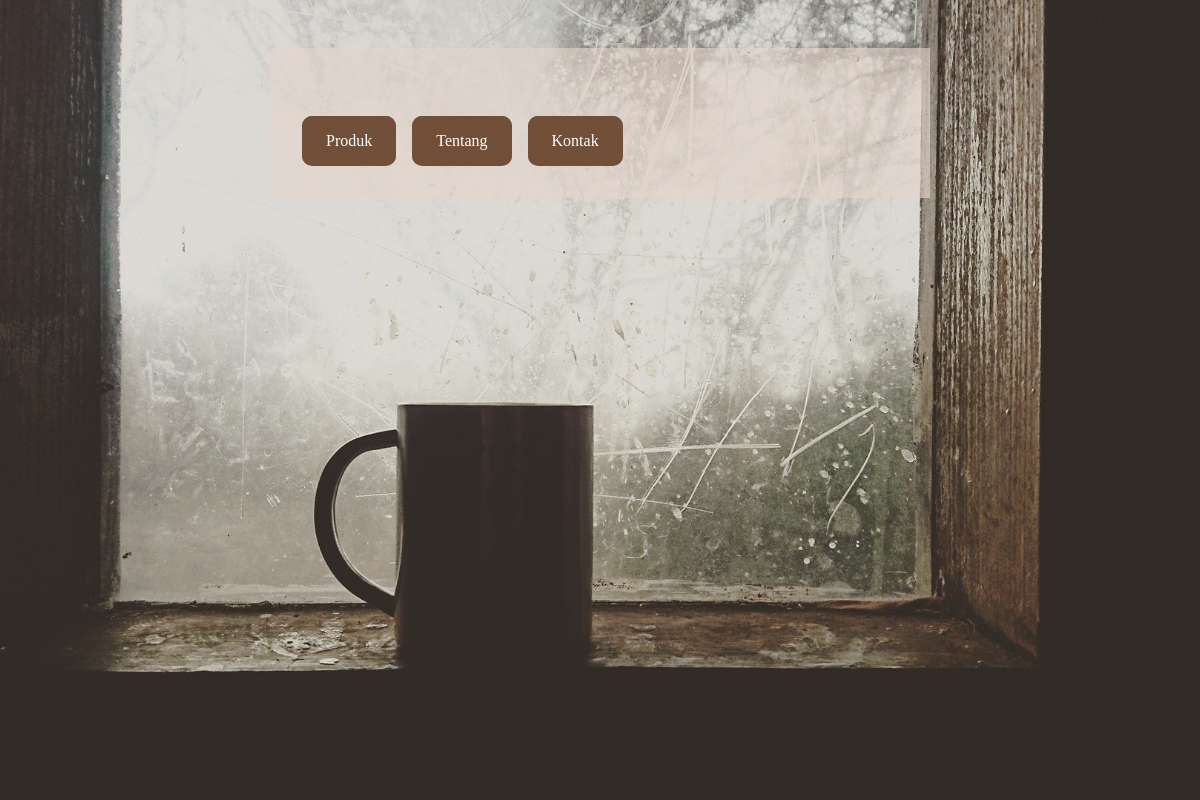
Before: / with the older database file.
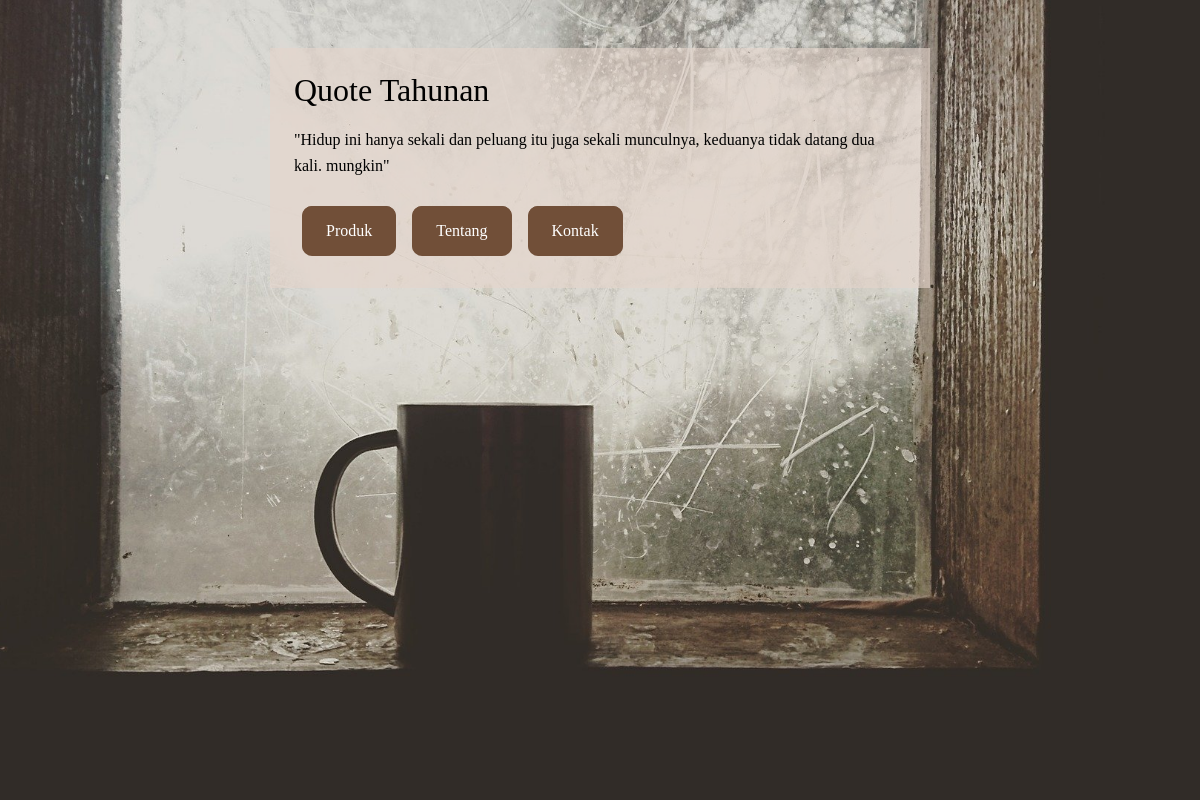
After: the same page with the newer database file.
### tables this page shows
CREATE TABLE `quote` (
  `idquote` int(11) NOT NULL,
  `judul` text NOT NULL,
  `deskripsi` text NOT NULL
);

### index.php (the view, shortened to what this page needs)
<!DOCTYPE html>
<html lang="en">
<head>
  <link rel="stylesheet" href="dist/css/dashboard.css">
</head>
<body>
  <div class="background flex">
    <div class="container">
      <?php
      include 'script/koneksi.php';
      $query = mysqli_query($conn, "SELECT * FROM quote");
      $row = mysqli_fetch_array($query);
      ?>
      <h1><?php echo $row['judul']; ?></h1><br>
      <p><?php echo $row['deskripsi']; ?></p><br>
      <ul class="link-dash flex">
        <li class="list"><a href="produklist.php" class="link">Produk</a></li>
        <li class="list"><a href="tentang.php" class="link">Tentang</a></li>
        <li class="list"><a href="kontak.php" class="link">Kontak</a></li>
      </ul>
    </div>
  </div>
</body>
</html>

Changed rows visible on the page:
added quote: judul "Quote Tahunan", deskripsi "\"Hidup ini hanya sekali dan peluang itu juga sekali munculnya, keduanya tidak datang dua kali. mungkin\""
